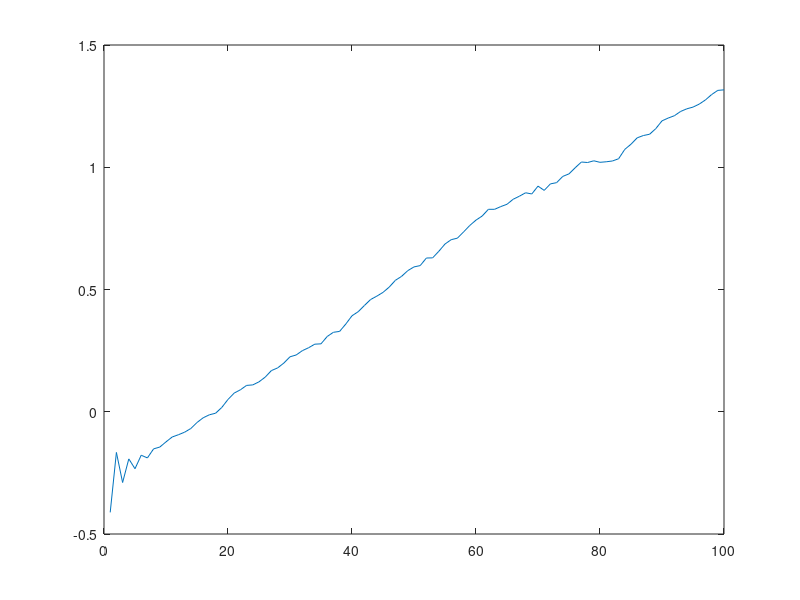

MATLAB code for this plot:
epsilon=-.005;
Mtotal = zeros(1,100);
for loop=1:10000 %iterations
    m = 0;
    samplefunction = zeros(1,100); 
    for flips = 1:100 %flips
        whichgame = rand; %randomly decide which game to play
        if whichgame < 0.5 %play Game A
            outcome = rand;
            if outcome < 0.5 + epsilon
                m = m+1;
            else
                m = m-1;
            end
        else               %play Game B
            if rem(m,3) == 0
                outcome = rand;
                if outcome < 0.1 + epsilon
                    m = m+1;
                else
                    m = m-1;
                end
            else
                outcome = rand;
                if outcome < 0.75 + epsilon
                    m = m+1;
                else
                    m = m-1;
                end
            end
        end
        samplefunction(flips) = m;
    end
    Mtotal = Mtotal + samplefunction;
end
Mtotal = Mtotal/10000;
plot(Mtotal)
